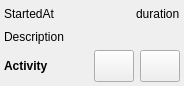
<?xml version="1.0" encoding="UTF-8"?>
<ui version="4.0">
 <class>TimeSheetListWidgetItem</class>
 <widget class="QWidget" name="TimeSheetListWidgetItem">
  <property name="geometry">
   <rect>
    <x>0</x>
    <y>0</y>
    <width>116</width>
    <height>84</height>
   </rect>
  </property>
  <property name="windowTitle">
   <string>Form</string>
  </property>
  <property name="locale">
   <locale language="English" country="UnitedStates"/>
  </property>
  <layout class="QVBoxLayout" name="verticalLayout_2">
   <property name="leftMargin">
    <number>2</number>
   </property>
   <property name="topMargin">
    <number>2</number>
   </property>
   <property name="rightMargin">
    <number>2</number>
   </property>
   <property name="bottomMargin">
    <number>2</number>
   </property>
   <item>
    <widget class="QFrame" name="frame">
     <property name="sizePolicy">
      <sizepolicy hsizetype="MinimumExpanding" vsizetype="MinimumExpanding">
       <horstretch>0</horstretch>
       <verstretch>0</verstretch>
      </sizepolicy>
     </property>
     <property name="frameShape">
      <enum>QFrame::Shape::NoFrame</enum>
     </property>
     <property name="frameShadow">
      <enum>QFrame::Shadow::Plain</enum>
     </property>
     <property name="lineWidth">
      <number>1</number>
     </property>
     <layout class="QGridLayout" name="gridLayout">
      <property name="sizeConstraint">
       <enum>QLayout::SizeConstraint::SetNoConstraint</enum>
      </property>
      <property name="leftMargin">
       <number>2</number>
      </property>
      <property name="topMargin">
       <number>2</number>
      </property>
      <property name="rightMargin">
       <number>2</number>
      </property>
      <property name="bottomMargin">
       <number>2</number>
      </property>
      <item row="0" column="0">
       <layout class="QHBoxLayout" name="horizontalLayout">
        <item>
         <widget class="QLabel" name="lbStartedAt">
          <property name="text">
           <string>StartedAt</string>
          </property>
         </widget>
        </item>
        <item>
         <spacer name="horizontalSpacer">
          <property name="orientation">
           <enum>Qt::Orientation::Horizontal</enum>
          </property>
          <property name="sizeHint" stdset="0">
           <size>
            <width>40</width>
            <height>20</height>
           </size>
          </property>
         </spacer>
        </item>
        <item>
         <widget class="QLabel" name="lbDuration">
          <property name="text">
           <string>duration</string>
          </property>
         </widget>
        </item>
       </layout>
      </item>
      <item row="1" column="0">
       <widget class="QLabel" name="lbDescription">
        <property name="sizePolicy">
         <sizepolicy hsizetype="MinimumExpanding" vsizetype="Preferred">
          <horstretch>0</horstretch>
          <verstretch>0</verstretch>
         </sizepolicy>
        </property>
        <property name="text">
         <string>Description</string>
        </property>
        <property name="wordWrap">
         <bool>true</bool>
        </property>
       </widget>
      </item>
      <item row="2" column="0">
       <layout class="QHBoxLayout" name="horizontalLayout_2">
        <item>
         <widget class="QLabel" name="lbActivity">
          <property name="sizePolicy">
           <sizepolicy hsizetype="Minimum" vsizetype="Preferred">
            <horstretch>0</horstretch>
            <verstretch>0</verstretch>
           </sizepolicy>
          </property>
          <property name="font">
           <font>
            <bold>true</bold>
           </font>
          </property>
          <property name="text">
           <string>Activity</string>
          </property>
          <property name="wordWrap">
           <bool>true</bool>
          </property>
         </widget>
        </item>
        <item>
         <spacer name="horizontalSpacer_2">
          <property name="orientation">
           <enum>Qt::Orientation::Horizontal</enum>
          </property>
          <property name="sizeHint" stdset="0">
           <size>
            <width>40</width>
            <height>20</height>
           </size>
          </property>
         </spacer>
        </item>
        <item>
         <widget class="QPushButton" name="btFill">
          <property name="minimumSize">
           <size>
            <width>32</width>
            <height>32</height>
           </size>
          </property>
          <property name="toolTip">
           <string>Use as template</string>
          </property>
          <property name="text">
           <string/>
          </property>
          <property name="icon">
           <iconset resource="../resources/kemai.qrc">
            <normaloff>:/icons/refresh</normaloff>:/icons/refresh</iconset>
          </property>
          <property name="iconSize">
           <size>
            <width>24</width>
            <height>24</height>
           </size>
          </property>
          <property name="flat">
           <bool>false</bool>
          </property>
         </widget>
        </item>
        <item>
         <widget class="QPushButton" name="btStart">
          <property name="minimumSize">
           <size>
            <width>32</width>
            <height>32</height>
           </size>
          </property>
          <property name="toolTip">
           <string>Start again</string>
          </property>
          <property name="icon">
           <iconset resource="../resources/kemai.qrc">
            <normaloff>:/icons/play</normaloff>:/icons/play</iconset>
          </property>
          <property name="iconSize">
           <size>
            <width>24</width>
            <height>24</height>
           </size>
          </property>
          <property name="flat">
           <bool>false</bool>
          </property>
         </widget>
        </item>
       </layout>
      </item>
     </layout>
    </widget>
   </item>
  </layout>
 </widget>
 <resources>
  <include location="../resources/kemai.qrc"/>
 </resources>
 <connections/>
</ui>
